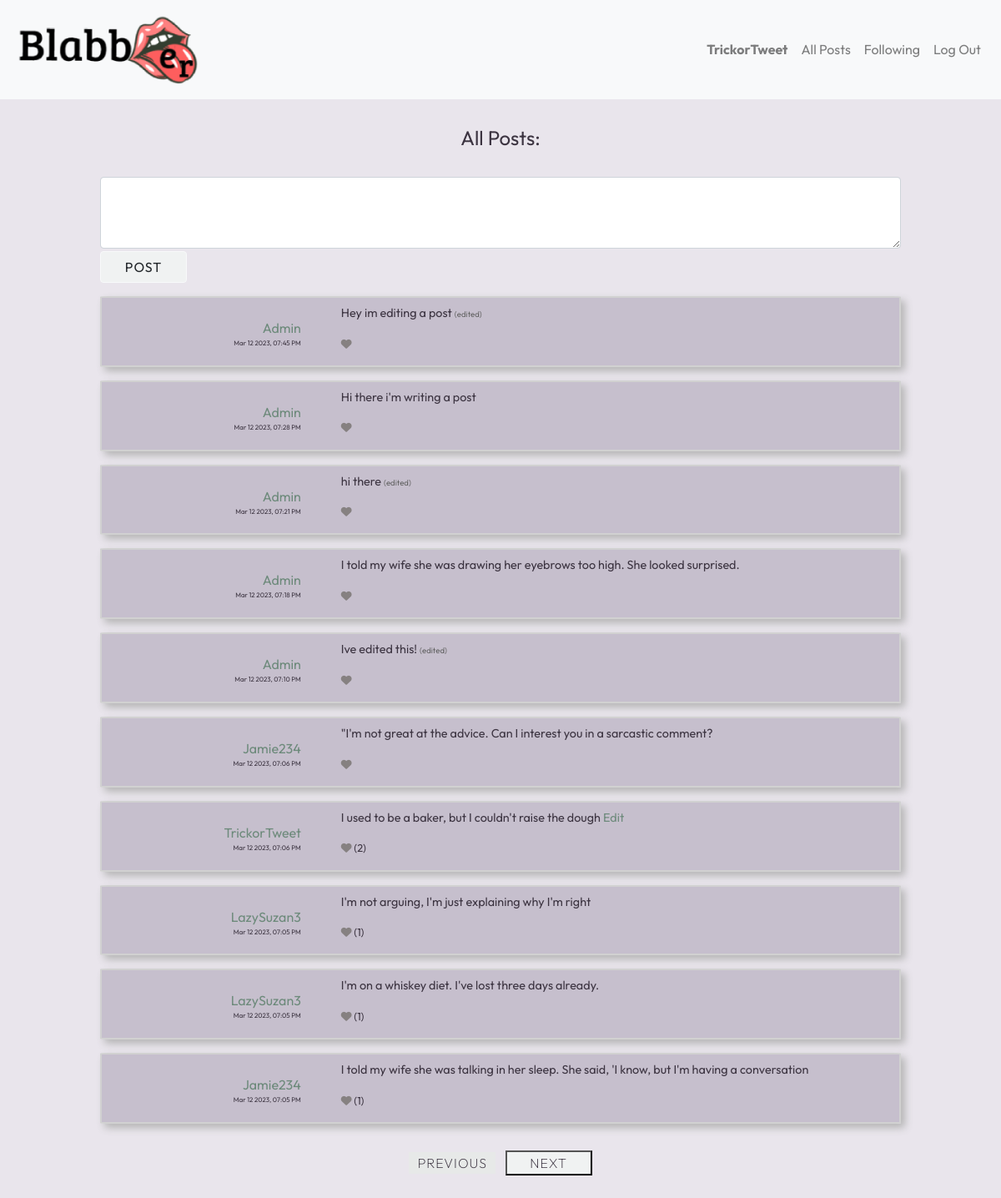
The app's page / (signed in) with its own data.
### network/models.py (models this page shows, shortened)
class User(AbstractUser):
    pass

class Post(models.Model):
    post = models.CharField(max_length=300)
    user = models.ForeignKey("User", on_delete=models.CASCADE, related_name="users_post")
    timestamp = models.DateTimeField(auto_now_add=True)
    likes = models.ManyToManyField("User", blank=True, related_name="liked")
    edited = models.BooleanField(default=False)

### network/views.py (the view)
# urls.py: path("", views.index, name="index"),
def index(request):
    if request.user.is_authenticated:
        context = get_posts(1, request.user, 'Index', logged_in=True)
        form = NewPostForm()
        context['form'] = form
    else:
        context = get_posts(1, None, 'Index', logged_in=False)
    return render(request, "network/index.html", context)

### network/forms.py
class NewPostForm(ModelForm):
    class Meta:
        model = Post
        fields = '__all__'
        exclude = ['user', 'likes', 'timestamp', 'edited']
        widgets = {
            'post': Textarea(attrs={
                'class': "form-control",
                'style': 'width: 100%',
                'rows': 3,
            })
        }
    def __init__(self, *args, **kwargs):
        super().__init__(*args, **kwargs)
        for key, field in self.fields.items():
            field.label = ""

### network/templates/network/index.html (shortened to what this page needs)
{% extends "network/layout.html" %}
{% block body %}
<h4 class="title"> All Posts: </h4>
    <section>
        {% if user.is_authenticated %}
            <form id="new-post-form" action="{% url 'new_post' %}" method="post">
                {{form}}
                <button type="submit" class="btn btn-light new-post">Post</button>
            </form>
        {% endif %}
    </section>
    <section class="post-section">
        {% for post in posts %}
            <div class="post-group">
                <div class="left-post">
                    <p><a href="{% url 'profile' user_id=post.userid %}">{{post.username}}</a> </p>
                    <p class="time-post">  {{post.timestamp}}</p>
                </div>
                <div class="right-post">
                    <p class="post-post"> {{post.post}}
                        {% if post.edited == True %}
                            <span class="edited">(edited)</span>
                        {% endif %}
                        {% if user.id == post.userid %}
                            <a class="edit" data-form-content= {{post.post}} href="javascript:;">Edit</a>
                        {% endif %} </p>
                    <p
                    {% if post.user_liked == True %}
                        class="user-liked likes"
                    {% else %}
                        class="user-disliked likes"
                    {% endif %}>
                    <i
                    {% if user.is_authenticated %}
                        class="fa fa-heart like-logged"
                    {% else %}
                        class="fa fa-heart"
                    {% endif %}
                    ></i>
                    <span class="num-likes">{% if post.num_likes > 0 %} ({{post.num_likes}}){% endif %}</span>
                    </p>
                </div>
            </div>
        {% endfor %}
    </section>
    <div class="buttons">
        <button class="load-posts prev-btn" disabled data-page-direction="Previous">Previous</button>
        <button class="load-posts next-btn" {% if next_page == False %} disabled  {% endif %} data-page-direction="Next">Next</button>
    </div>
{% endblock %}

### network/templates/network/layout.html (shortened to what this page needs)
{% load static %}
<!DOCTYPE html>
<html lang="en">
    <head>
        <link rel="stylesheet" href="https://stackpath.bootstrapcdn.com/bootstrap/4.4.1/css/bootstrap.min.css">
        <link href="{% static 'network/styles.css' %}" rel="stylesheet">
    </head>
    <body>
        <nav class="navbar navbar-expand-lg navbar-light bg-light">
            <a class="navbar-brand" href="{% url 'index' %}">
                <img id="logo" src="{% static 'logo.png' %}" alt="Logo">
            </a>
            <div>
              <ul class="navbar-nav mr-auto">
                {% if user.is_authenticated %}
                    <li class="nav-item">
                        <a class="nav-link" href="{% url 'profile' user_id=user.id %}"><strong>{{ user.username }}</strong></a>
                    </li>
                {% endif %}
                <li class="nav-item">
                  <a class="nav-link" href="{% url 'index' %}">All Posts</a>
                </li>
                {% if user.is_authenticated %}
                    <li class="nav-item">
                        <a class="nav-link" href="{% url 'following' %}">Following </a>
                    </li>
                    <li class="nav-item">
                        <a class="nav-link" href="{% url 'logout' %}">Log Out</a>
                    </li>
                {% endif %}
              </ul>
            </div>
          </nav>
        <div class="body">
            {% block body %}
            {% endblock %}
        </div>
    </body>
</html>

### network/static/network/styles.css (style rules this page uses)
.navbar { justify-content: space-between; }
body { background-color: #e9e5ec; color: #3c3441; font-family: "Outfit", sans-serif; font-weight: 400; }
#logo { width: 14rem; }
a { color: #6d8a7b; }
h4, #following-no, #followers-no { font-weight: 400; font-style: bold; }
button { color: #3c3441; background-color: #F0F2F2; text-transform: uppercase; font-weight: 200; letter-spacing: 1px; width: 6.5rem; }
button:disabled { background-color: #e7e9e8; border: none; }
.title { text-align: center; margin: 2rem auto 2rem auto; }
form { width: 80vw; margin: auto; margin-top: 2rem; }
form .new-post { margin-top: 0.2rem; }
p { display: inline; }
.post-group { display: flex; width: 80vw; margin: auto; margin-top: 1rem; border: 2px solid rgb(209, 209, 209); border-radius: 1%; box-shadow: 5px 5px 10px rgb(182, 182, 182); height: auto; background-color: rgba(191, 184, 199, 0.8235294118); overflow: hidden; }
.post-group .left-post { width: 30%; min-width: 5rem; overflow-x: hidden; text-align: right; padding-right: 3rem; padding-left: 1rem; padding-top: 1.5rem; }
.post-group .left-post .time-post { display: block; font-size: 0.5rem; }
.post-group .right-post { width: 70%; }
.post-group .right-post p { font-size: 0.9rem; display: block; }
.post-group .right-post .post-post { padding-top: 0.5rem; }
.post-group .right-post .edited { font-size: 0.6rem; color: #636363; }
.post-group .right-post .likes { font-size: 0.8rem; }
.post-group .right-post .user-disliked i { color: rgb(134, 129, 129); }
.buttons { text-align: center; }
.buttons .load-posts { margin: 2rem 0.25rem 2rem 0.25rem; }
.btn { background-color: #F0F2F2; }

### records on screen
User: username "TrickorTweet"
Post: username "Admin", timestamp "Mar 12 2023, 07:45 PM", post "Hey im editing a post", shows "(edited)"
Post: username "Admin", timestamp "Mar 12 2023, 07:28 PM", post "Hi there i'm writing a post"
Post: username "Admin", timestamp "Mar 12 2023, 07:21 PM", post "hi there", shows "(edited)"
Post: username "Admin", timestamp "Mar 12 2023, 07:10 PM", post "Ive edited this!", shows "(edited)"
Post: username "Jamie234", timestamp "Mar 12 2023, 07:06 PM", post "\"I'm not great at the advice. Can I interest you in a sarcastic comment?"
Post: username "LazySuzan3", timestamp "Mar 12 2023, 07:05 PM", post "I'm not arguing, I'm just explaining why I'm right", num_likes "1"
Post: username "LazySuzan3", timestamp "Mar 12 2023, 07:05 PM", post "I'm on a whiskey diet. I've lost three days already.", num_likes "1"
Post: username "Jamie234", timestamp "Mar 12 2023, 07:05 PM", post "I told my wife she was talking in her sleep. She said, 'I know, but I'm having a conversation", num_likes "1"

### other values on screen
{{ post.username }} "Admin" "TrickorTweet"
{{ post.timestamp }} "Mar 12 2023, 07:18 PM" "Mar 12 2023, 07:06 PM"
{{ post.post }} "I told my wife she was drawing her eyebrows too high. She looked surprised." "I used to be a baker, but I couldn't raise the dough"
{{ post.num_likes }} "2"
